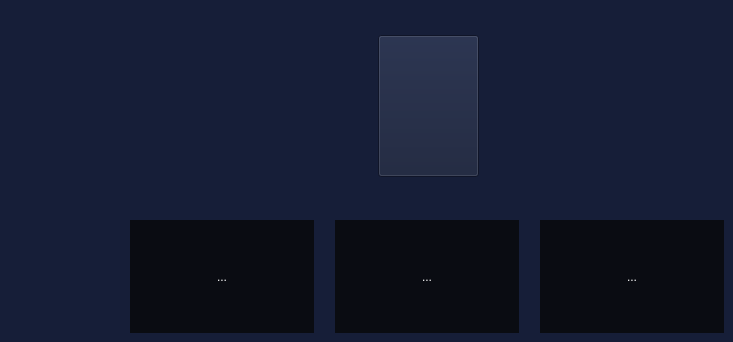
          <widget class="QWidget" name="firma">
           <property name="styleSheet">
            <string notr="true">*{
	background-color: rgb(22,30,56);
}
QToolButton{
	color: rgb(255,255,255);
	background:rgb(10,12,18);
	border:none;
}
QToolButton:hover{
	background:rgb(33,38,52);
	border:none;
}</string>
           </property>
           <widget class="QPushButton" name="pushButton_7">
            <property name="geometry">
             <rect>
              <x>378</x>
              <y>35</y>
              <width>101</width>
              <height>142</height>
             </rect>
            </property>
            <property name="text">
             <string/>
            </property>
            <property name="icon">
             <iconset>
              <normaloff>src/FirmaSrc/fiIcon.png</normaloff>src/FirmaSrc/fiIcon.png</iconset>
            </property>
            <property name="iconSize">
             <size>
              <width>101</width>
              <height>142</height>
             </size>
            </property>
           </widget>
           <widget class="QToolButton" name="toolButton_26">
            <property name="geometry">
             <rect>
              <x>130</x>
              <y>220</y>
              <width>184</width>
              <height>113</height>
             </rect>
            </property>
            <property name="cursor">
             <cursorShape>PointingHandCursor</cursorShape>
            </property>
            <property name="text">
             <string>...</string>
            </property>
            <property name="icon">
             <iconset>
              <normaloff>src/FirmaSrc/fiRSA.png</normaloff>src/FirmaSrc/fiRSA.png</iconset>
            </property>
            <property name="iconSize">
             <size>
              <width>242</width>
              <height>113</height>
             </size>
            </property>
           </widget>
           <widget class="QToolButton" name="toolButton_27">
            <property name="geometry">
             <rect>
              <x>335</x>
              <y>220</y>
              <width>184</width>
              <height>113</height>
             </rect>
            </property>
            <property name="cursor">
             <cursorShape>PointingHandCursor</cursorShape>
            </property>
            <property name="text">
             <string>...</string>
            </property>
            <property name="icon">
             <iconset>
              <normaloff>src/FirmaSrc/fiDSA.png</normaloff>src/FirmaSrc/fiDSA.png</iconset>
            </property>
            <property name="iconSize">
             <size>
              <width>242</width>
              <height>113</height>
             </size>
            </property>
           </widget>
           <widget class="QToolButton" name="toolButton_28">
            <property name="geometry">
             <rect>
              <x>540</x>
              <y>220</y>
              <width>184</width>
              <height>113</height>
             </rect>
            </property>
            <property name="cursor">
             <cursorShape>PointingHandCursor</cursorShape>
            </property>
            <property name="text">
             <string>...</string>
            </property>
            <property name="icon">
             <iconset>
              <normaloff>src/FirmaSrc/fiGamal.png</normaloff>src/FirmaSrc/fiGamal.png</iconset>
            </property>
            <property name="iconSize">
             <size>
              <width>242</width>
              <height>113</height>
             </size>
            </property>
           </widget>
          </widget>
